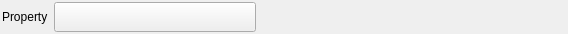
<?xml version="1.0" encoding="UTF-8"?>
<ui version="4.0">
 <class>DataArrayCreationWidget</class>
 <widget class="QFrame" name="DataArrayCreationWidget">
  <property name="geometry">
   <rect>
    <x>0</x>
    <y>0</y>
    <width>568</width>
    <height>34</height>
   </rect>
  </property>
  <layout class="QHBoxLayout" name="horizontalLayout">
   <property name="leftMargin">
    <number>2</number>
   </property>
   <property name="topMargin">
    <number>2</number>
   </property>
   <property name="rightMargin">
    <number>2</number>
   </property>
   <property name="bottomMargin">
    <number>2</number>
   </property>
   <item>
    <widget class="QLabel" name="label">
     <property name="text">
      <string>Property</string>
     </property>
    </widget>
   </item>
   <item>
    <widget class="QPushButton" name="m_SelectedAttributeMatrixPath">
     <property name="sizePolicy">
      <sizepolicy hsizetype="Expanding" vsizetype="Preferred">
       <horstretch>2</horstretch>
       <verstretch>0</verstretch>
      </sizepolicy>
     </property>
     <property name="maximumSize">
      <size>
       <width>16777215</width>
       <height>16777215</height>
      </size>
     </property>
     <property name="font">
      <font>
       <pointsize>12</pointsize>
      </font>
     </property>
     <property name="text">
      <string notr="true"/>
     </property>
     <property name="iconSize">
      <size>
       <width>2</width>
       <height>2</height>
      </size>
     </property>
     <property name="shortcut">
      <string>Ctrl+S</string>
     </property>
     <property name="flat">
      <bool>false</bool>
     </property>
    </widget>
   </item>
   <item>
    <widget class="QtSStringEdit" name="stringEdit" native="true">
     <property name="sizePolicy">
      <sizepolicy hsizetype="Expanding" vsizetype="Preferred">
       <horstretch>3</horstretch>
       <verstretch>0</verstretch>
      </sizepolicy>
     </property>
    </widget>
   </item>
  </layout>
 </widget>
 <customwidgets>
  <customwidget>
   <class>QtSStringEdit</class>
   <extends>QWidget</extends>
   <header>QtSStringEdit.h</header>
   <container>1</container>
  </customwidget>
 </customwidgets>
 <resources/>
 <connections/>
</ui>
